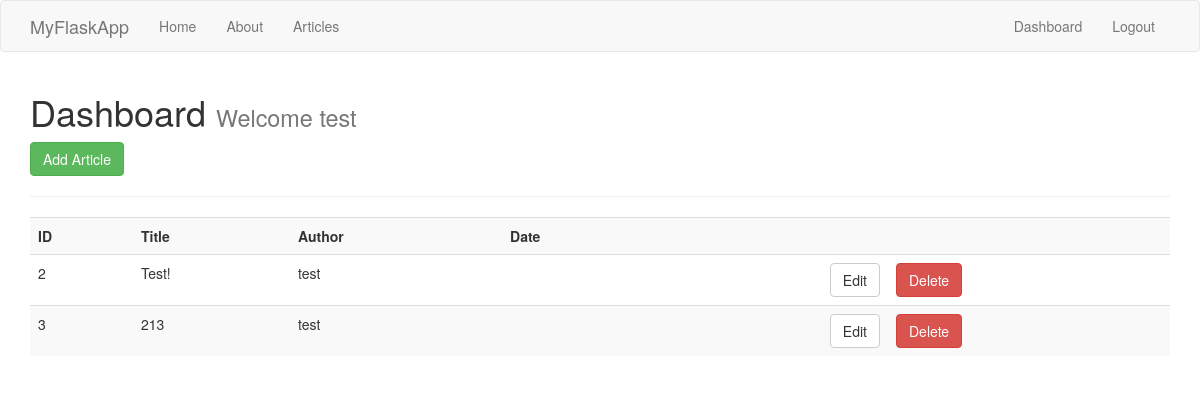
The page /dashboard (signed in) on the database as committed earlier.
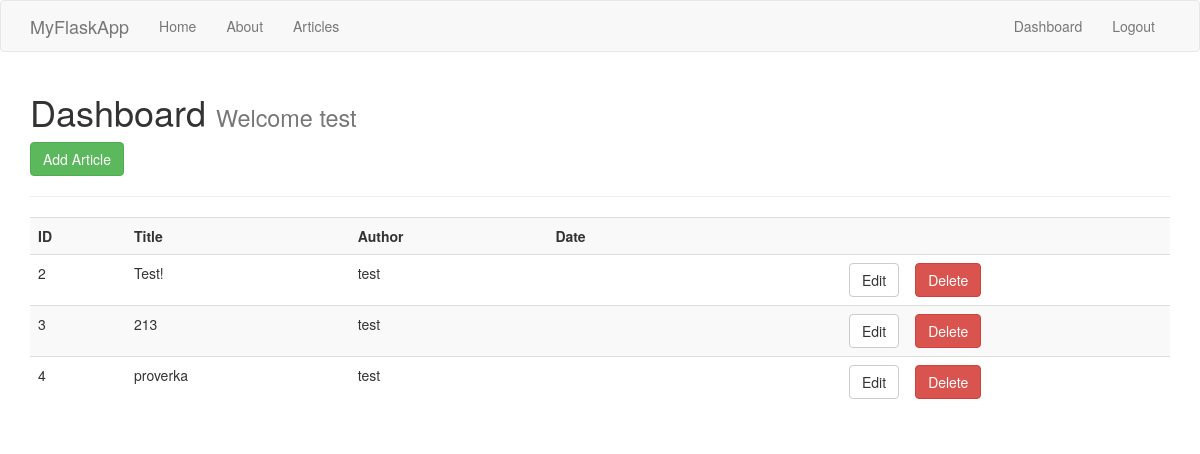
The same page on the database as committed later.
### tables this page shows
CREATE TABLE articles_v(id INTEGER PRIMARY KEY,title text, body string, author string);

### app.py (the view)
@app.route('/dashboard')
@is_logged_in
def dashboard():
    con = sqlite3.connect(DATABASE)
    con.row_factory = dict_factory
    cur=con.cursor()
    try:
        result = cur.execute("SELECT * FROM articles_v")
        articles = cur.fetchall()
    except:
        cur.close()
        con.close()
        msg = 'No Articles Found'
        return render_template('dashboard.html', msg=msg)
    finally:
        cur.close()
        con.close()
        if articles:
            return render_template('dashboard.html', articles=articles)
        else:
            msg = 'No Articles Found'
            return render_template('dashboard.html', msg=msg)

### app.py (called while the page is built)
def dict_factory(cursor, row):
    d = {}
    for idx, col in enumerate(cursor.description):
        d[col[0]] = row[idx]
    return d

def is_logged_in(f):
    @wraps(f)
    def wrap(*args, **kwargs):
        if 'logged_in' in session:
            return f(*args, **kwargs)
        else:
            flash('Unauthorized, Please login', 'danger')
            return redirect(url_for('login'))
    return wrap

### templates/dashboard.html (shortened to what this page needs)
{% extends 'layout.html' %}
{% block body %}
  <h1>Dashboard <small> Welcome {{session.username}}</small></h1>
  <a class="btn btn-success" href="/add_article"> Add Article</a>
  <hr>
  <table class="table table-striped">
    <tr>
      <th>ID</th>
      <th>Title</th>
      <th>Author</th>
      <th>Date</th>
      <th></th>
      <th></th>
    </tr>
    {% for article in articles %}
      <tr>
        <td>{{article.id}}</td>
        <td>{{article.title}}</td>
        <td>{{article.author}}</td>
        <td>{{article.create_date}}</td>
        <td><a href="edit_article/{{article.id}}" class="btn btn-default pull-right">Edit</a></td>
        <td>
          <form action="{{url_for('delete_article', id=article.id)}}" method="post">
            <input type="submit" value="Delete" class="btn btn-danger">
          </form>
        </td>
      </tr>
    {% endfor %}
  </table>
{% endblock %}

### templates/layout.html (shortened to what this page needs)
<!DOCTYPE html>
<html>
  <head>
    <link rel="stylesheet" href="https://maxcdn.bootstrapcdn.com/bootstrap/3.3.7/css/bootstrap.min.css">
  </head>
  <body>
    {% include 'includes/_navbar.html' %}
    <div class="container">
      {% block body %}{% endblock %}
    </div>
  </body>
</html>

### templates/includes/_navbar.html (shortened to what this page needs)
<nav class="navbar navbar-default">
      <div class="container">
        <div class="navbar-header">
          <a class="navbar-brand" href="#">MyFlaskApp</a>
        </div>
        <div id="navbar" class="collapse navbar-collapse">
          <ul class="nav navbar-nav">
            <li><a href="/">Home</a></li>
            <li><a href="/about">About</a></li>
            <li><a href="/articles">Articles</a></li>
          </ul>
          <ul class="nav navbar-nav navbar-right">
            {% if session.logged_in %}
              <li><a href="/dashboard">Dashboard</a></li>
              <li><a href="/logout">Logout</a></li>
            {% else %}
              <li><a href="/register">Register</a></li>
              <li><a href="/login">Login</a></li>
            {% endif %}
          </ul>
        </div>
      </div>
    </nav>

Rows that differ between the two databases and show on the page:
added articles_v: id "4", title "proverka", author "test"
